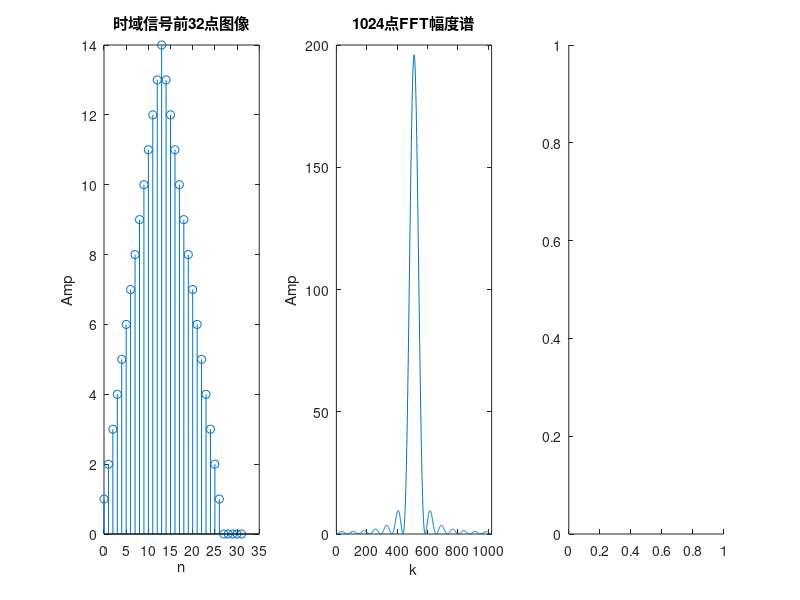

Source code (MATLAB): (Note: this script raises an error after producing the figure.)
x_n = @(n) (n+1).*(0<=n&n<=13)+(27-n).*(14<=n&n<=26);
index_short = linspace(0,31,32);
index_long = linspace(0, 1023, 1024);
data_short = x_n(index_short);
data_long = x_n(index_long);
fft_long = fftshift(fft(data_long));
subplot(1,3,1);
stem(index_short, data_short);
xlabel('n');
ylabel('Amp');
title('时域信号前32点图像');
subplot(1,3,2);
plot(index_long, abs(fft_long));
xlabel('k');
ylabel('Amp');
xlim([0 1023])
title('1024点FFT幅度谱');
subplot(1,3,3);
plot(index_long, phase(fft_long));
xlabel('k');
ylabel('phase');
xlim([0 1023]);
title('1024点FFT相位谱');